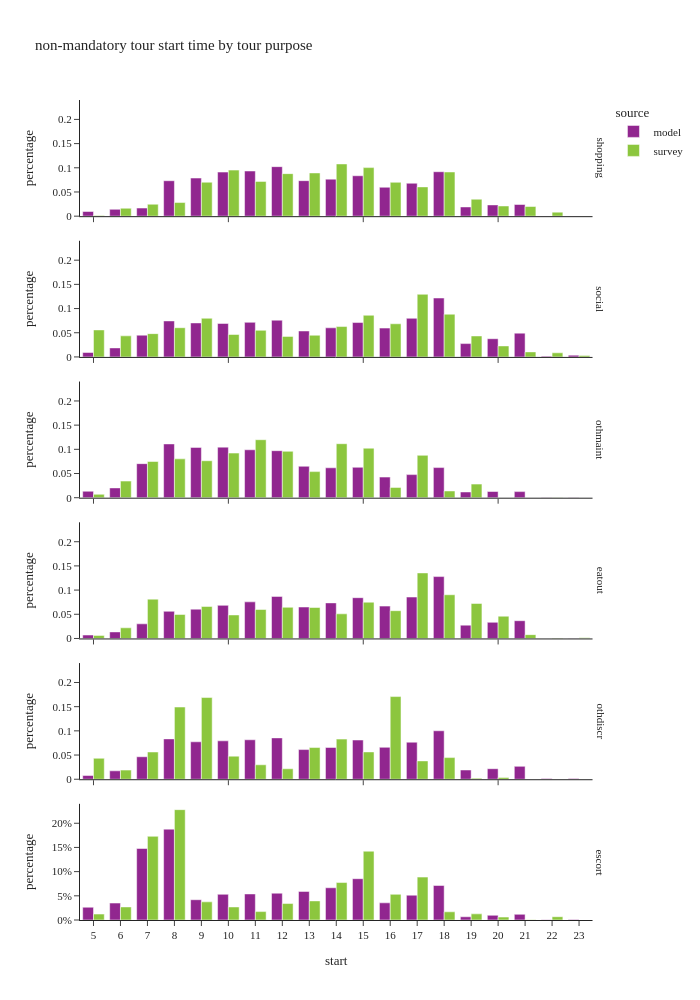

The notebook cell this image was saved under:
### Code cell
df_plot = non_m_tour_data.groupby(['source','tour_type','start'], observed=True)[['tour_weight']].sum().reset_index()
df_plot['percentage'] = df_plot.groupby(['source','tour_type'], group_keys=False)['tour_weight']. \
    apply(lambda x: x / float(x.sum()))

fig = px.bar(df_plot, x="start", y="percentage", color="source",barmode="group",
             facet_row='tour_type',
             title="non-mandatory tour start time by tour purpose")
fig.for_each_annotation(lambda a: a.update(text = a.text.split("=")[-1]))
fig.update_layout(height=1000, width=700, yaxis=dict(tickformat=".0%"), xaxis=dict(dtick="1"))
fig.show()

### Figure 1 — Plotly figure (JSON) as saved in the notebook; plotly's stock layout.template omitted (floating-point values rounded to 4 significant figures)
{"data": [{"alignmentgroup": "True", "hovertemplate": "source=model<br>tour_type=shopping<br>start=%{x}<br>percentage=%{y}<extra></extra>", "legendgroup": "model", "marker": {"color": "#91268F", "pattern": {"shape": ""}}, "name": "model", "offsetgroup": "model", "orientation": "v", "showlegend": true, "textposition": "auto", "type": "bar", "x": [5.0, 6.0, 7.0, 8.0, 9.0, 10.0, 11.0, 12.0, 13.0, 14.0, 15.0, 16.0, 17.0, 18.0, 19.0, 20.0, 21.0, 22.0, 23.0], "xaxis": "x6", "y": [0.00967, 0.01411, 0.01678, 0.07326, 0.07878, 0.09114, 0.09334, 0.1024, 0.0734, 0.07653, 0.08355, 0.05978, 0.06806, 0.09186, 0.01907, 0.02327, 0.02409, 0.0004642, 0.0004515], "yaxis": "y6"}, {"alignmentgroup": "True", "hovertemplate": "source=model<br>tour_type=social<br>start=%{x}<br>percentage=%{y}<extra></extra>", "legendgroup": "model", "marker": {"color": "#91268F", "pattern": {"shape": ""}}, "name": "model", "offsetgroup": "model", "orientation": "v", "showlegend": false, "textposition": "auto", "type": "bar", "x": [5.0, 6.0, 7.0, 8.0, 9.0, 10.0, 11.0, 12.0, 13.0, 14.0, 15.0, 16.0, 17.0, 18.0, 19.0, 20.0, 21.0, 22.0, 23.0], "xaxis": "x5", "y": [0.009209, 0.01863, 0.04496, 0.0744, 0.07029, 0.06921, 0.07152, 0.07597, 0.05366, 0.06016, 0.0711, 0.05963, 0.07984, 0.1218, 0.0276, 0.03764, 0.0492, 0.001538, 0.00365], "yaxis": "y5"}, {"alignmentgroup": "True", "hovertemplate": "source=model<br>tour_type=othmaint<br>start=%{x}<br>percentage=%{y}<extra></extra>", "legendgroup": "model", "marker": {"color": "#91268F", "pattern": {"shape": ""}}, "name": "model", "offsetgroup": "model", "orientation": "v", "showlegend": false, "textposition": "auto", "type": "bar", "x": [5.0, 6.0, 7.0, 8.0, 9.0, 10.0, 11.0, 12.0, 13.0, 14.0, 15.0, 16.0, 17.0, 18.0, 19.0, 20.0, 21.0, 22.0, 23.0], "xaxis": "x4", "y": [0.01331, 0.02024, 0.07041, 0.1112, 0.104, 0.1045, 0.09907, 0.0972, 0.06495, 0.0618, 0.06283, 0.0426, 0.04769, 0.06225, 0.01183, 0.0128, 0.01256, 0.000224, 0.0005074], "yaxis": "y4"}, {"alignmentgroup": "True", "hovertemplate": "source=model<br>tour_type=eatout<br>start=%{x}<br>percentage=%{y}<extra></extra>", "legendgroup": "model", "marker": {"color": "#91268F", "pattern": {"shape": ""}}, "name": "model", "offsetgroup": "model", "orientation": "v", "showlegend": false, "textposition": "auto", "type": "bar", "x": [5.0, 6.0, 7.0, 8.0, 9.0, 10.0, 11.0, 12.0, 13.0, 14.0, 15.0, 16.0, 17.0, 18.0, 19.0, 20.0, 21.0, 22.0, 23.0], "xaxis": "x3", "y": [0.007088, 0.01356, 0.03025, 0.05616, 0.06057, 0.06845, 0.07568, 0.08696, 0.06502, 0.07356, 0.08428, 0.06689, 0.08562, 0.1279, 0.02754, 0.03336, 0.03671, 0.0001518, 0.0002183], "yaxis": "y3"}, {"alignmentgroup": "True", "hovertemplate": "source=model<br>tour_type=othdiscr<br>start=%{x}<br>percentage=%{y}<extra></extra>", "legendgroup": "model", "marker": {"color": "#91268F", "pattern": {"shape": ""}}, "name": "model", "offsetgroup": "model", "orientation": "v", "showlegend": false, "textposition": "auto", "type": "bar", "x": [5.0, 6.0, 7.0, 8.0, 9.0, 10.0, 11.0, 12.0, 13.0, 14.0, 15.0, 16.0, 17.0, 18.0, 19.0, 20.0, 21.0, 22.0, 23.0], "xaxis": "x2", "y": [0.007674, 0.01736, 0.04647, 0.08342, 0.07736, 0.07937, 0.08156, 0.08546, 0.06132, 0.06568, 0.08106, 0.06598, 0.07655, 0.1002, 0.01912, 0.02175, 0.0266, 0.001476, 0.001623], "yaxis": "y2"}, {"alignmentgroup": "True", "hovertemplate": "source=model<br>tour_type=escort<br>start=%{x}<br>percentage=%{y}<extra></extra>", "legendgroup": "model", "marker": {"color": "#91268F", "pattern": {"shape": ""}}, "name": "model", "offsetgroup": "model", "orientation": "v", "showlegend": false, "textposition": "auto", "type": "bar", "x": [5.0, 6.0, 7.0, 8.0, 9.0, 10.0, 11.0, 12.0, 13.0, 14.0, 15.0, 16.0, 17.0, 18.0, 19.0, 20.0, 21.0, 22.0, 23.0], "xaxis": "x", "y": [0.02637, 0.03498, 0.1478, 0.1878, 0.04191, 0.05309, 0.05387, 0.05541, 0.0591, 0.06662, 0.08536, 0.03546, 0.05128, 0.07133, 0.006651, 0.009717, 0.01171, 0.0006022, 0.0009225], "yaxis": "y"}, {"alignmentgroup": "True", "hovertemplate": "source=survey<br>tour_type=shopping<br>start=%{x}<br>percentage=%{y}<extra></extra>", "legendgroup": "survey", "marker": {"color": "#8CC63E", "pattern": {"shape": ""}}, "name": "survey", "offsetgroup": "survey", "orientation": "v", "showlegend": true, "textposition": "auto", "type": "bar", "x": [5.0, 6.0, 7.0, 8.0, 9.0, 10.0, 11.0, 12.0, 13.0, 14.0, 15.0, 16.0, 17.0, 18.0, 19.0, 20.0, 21.0, 22.0, 23.0], "xaxis": "x6", "y": [0.001441, 0.01637, 0.0247, 0.02816, 0.07017, 0.09521, 0.07188, 0.08791, 0.08937, 0.1079, 0.1004, 0.07002, 0.06055, 0.09137, 0.03505, 0.0211, 0.01996, 0.008332, 9.402e-05], "yaxis": "y6"}, {"alignmentgroup": "True", "hovertemplate": "source=survey<br>tour_type=social<br>start=%{x}<br>percentage=%{y}<extra></extra>", "legendgroup": "survey", "marker": {"color": "#8CC63E", "pattern": {"shape": ""}}, "name": "survey", "offsetgroup": "survey", "orientation": "v", "showlegend": false, "textposition": "auto", "type": "bar", "x": [5.0, 6.0, 7.0, 8.0, 9.0, 10.0, 11.0, 12.0, 13.0, 14.0, 15.0, 16.0, 17.0, 18.0, 19.0, 20.0, 21.0, 22.0, 23.0], "xaxis": "x5", "y": [0.05586, 0.04357, 0.04819, 0.06039, 0.0799, 0.0464, 0.05499, 0.04249, 0.04484, 0.06284, 0.08611, 0.06856, 0.1295, 0.08832, 0.04337, 0.0228, 0.01045, 0.008527, 0.002893], "yaxis": "y5"}, {"alignmentgroup": "True", "hovertemplate": "source=survey<br>tour_type=othmaint<br>start=%{x}<br>percentage=%{y}<extra></extra>", "legendgroup": "survey", "marker": {"color": "#8CC63E", "pattern": {"shape": ""}}, "name": "survey", "offsetgroup": "survey", "orientation": "v", "showlegend": false, "textposition": "auto", "type": "bar", "x": [5.0, 6.0, 7.0, 8.0, 9.0, 10.0, 11.0, 12.0, 13.0, 14.0, 15.0, 16.0, 17.0, 18.0, 19.0, 20.0, 21.0, 22.0], "xaxis": "x4", "y": [0.006976, 0.03436, 0.07485, 0.08028, 0.0764, 0.09224, 0.1199, 0.0959, 0.05392, 0.1116, 0.1023, 0.02127, 0.08756, 0.01391, 0.0281, 5.98e-05, 4.783e-05, 0.0003204], "yaxis": "y4"}, {"alignmentgroup": "True", "hovertemplate": "source=survey<br>tour_type=eatout<br>start=%{x}<br>percentage=%{y}<extra></extra>", "legendgroup": "survey", "marker": {"color": "#8CC63E", "pattern": {"shape": ""}}, "name": "survey", "offsetgroup": "survey", "orientation": "v", "showlegend": false, "textposition": "auto", "type": "bar", "x": [5.0, 6.0, 7.0, 8.0, 9.0, 10.0, 11.0, 12.0, 13.0, 14.0, 15.0, 16.0, 17.0, 18.0, 19.0, 20.0, 21.0, 22.0, 23.0], "xaxis": "x3", "y": [0.006356, 0.02202, 0.08129, 0.04959, 0.06612, 0.04862, 0.05988, 0.06443, 0.06402, 0.0509, 0.07499, 0.05742, 0.1355, 0.09035, 0.07234, 0.04602, 0.007905, 0.0007578, 0.001504], "yaxis": "y3"}, {"alignmentgroup": "True", "hovertemplate": "source=survey<br>tour_type=othdiscr<br>start=%{x}<br>percentage=%{y}<extra></extra>", "legendgroup": "survey", "marker": {"color": "#8CC63E", "pattern": {"shape": ""}}, "name": "survey", "offsetgroup": "survey", "orientation": "v", "showlegend": false, "textposition": "auto", "type": "bar", "x": [5.0, 6.0, 7.0, 8.0, 9.0, 10.0, 11.0, 12.0, 13.0, 14.0, 15.0, 16.0, 17.0, 18.0, 19.0, 20.0], "xaxis": "x2", "y": [0.04331, 0.01885, 0.0563, 0.1492, 0.1689, 0.04773, 0.02987, 0.02157, 0.06549, 0.08294, 0.05644, 0.1709, 0.0379, 0.04473, 0.002186, 0.003681], "yaxis": "y2"}, {"alignmentgroup": "True", "hovertemplate": "source=survey<br>tour_type=escort<br>start=%{x}<br>percentage=%{y}<extra></extra>", "legendgroup": "survey", "marker": {"color": "#8CC63E", "pattern": {"shape": ""}}, "name": "survey", "offsetgroup": "survey", "orientation": "v", "showlegend": false, "textposition": "auto", "type": "bar", "x": [5.0, 6.0, 7.0, 8.0, 9.0, 10.0, 11.0, 12.0, 13.0, 14.0, 15.0, 16.0, 17.0, 18.0, 19.0, 20.0, 21.0, 22.0], "xaxis": "x", "y": [0.01227, 0.02703, 0.173, 0.2281, 0.0375, 0.02697, 0.01736, 0.03403, 0.03951, 0.07743, 0.1422, 0.05307, 0.08868, 0.01689, 0.01267, 0.006034, 0.0004322, 0.006784], "yaxis": "y"}], "layout": {"annotations": [{"font": {}, "showarrow": false, "text": "escort", "textangle": 90, "x": 0.98, "xanchor": "left", "xref": "paper", "y": 0.07083, "yanchor": "middle", "yref": "paper"}, {"font": {}, "showarrow": false, "text": "othdiscr", "textangle": 90, "x": 0.98, "xanchor": "left", "xref": "paper", "y": 0.2425, "yanchor": "middle", "yref": "paper"}, {"font": {}, "showarrow": false, "text": "eatout", "textangle": 90, "x": 0.98, "xanchor": "left", "xref": "paper", "y": 0.4142, "yanchor": "middle", "yref": "paper"}, {"font": {}, "showarrow": false, "text": "othmaint", "textangle": 90, "x": 0.98, "xanchor": "left", "xref": "paper", "y": 0.5858, "yanchor": "middle", "yref": "paper"}, {"font": {}, "showarrow": false, "text": "social", "textangle": 90, "x": 0.98, "xanchor": "left", "xref": "paper", "y": 0.7575, "yanchor": "middle", "yref": "paper"}, {"font": {}, "showarrow": false, "text": "shopping", "textangle": 90, "x": 0.98, "xanchor": "left", "xref": "paper", "y": 0.9292, "yanchor": "middle", "yref": "paper"}], "barmode": "group", "height": 1000, "legend": {"title": {"text": "source"}, "tracegroupgap": 0}, "title": {"text": "non-mandatory tour start time by tour purpose"}, "width": 700, "xaxis": {"anchor": "y", "domain": [0.0, 0.98], "dtick": "1", "title": {"text": "start"}}, "xaxis2": {"anchor": "y2", "domain": [0.0, 0.98], "matches": "x", "showticklabels": false}, "xaxis3": {"anchor": "y3", "domain": [0.0, 0.98], "matches": "x", "showticklabels": false}, "xaxis4": {"anchor": "y4", "domain": [0.0, 0.98], "matches": "x", "showticklabels": false}, "xaxis5": {"anchor": "y5", "domain": [0.0, 0.98], "matches": "x", "showticklabels": false}, "xaxis6": {"anchor": "y6", "domain": [0.0, 0.98], "matches": "x", "showticklabels": false}, "yaxis": {"anchor": "x", "domain": [0.0, 0.1417], "tickformat": ".0%", "title": {"text": "percentage"}}, "yaxis2": {"anchor": "x2", "domain": [0.1717, 0.3133], "matches": "y", "title": {"text": "percentage"}}, "yaxis3": {"anchor": "x3", "domain": [0.3433, 0.485], "matches": "y", "title": {"text": "percentage"}}, "yaxis4": {"anchor": "x4", "domain": [0.515, 0.6567], "matches": "y", "title": {"text": "percentage"}}, "yaxis5": {"anchor": "x5", "domain": [0.6867, 0.8283], "matches": "y", "title": {"text": "percentage"}}, "yaxis6": {"anchor": "x6", "domain": [0.8583, 1.0], "matches": "y", "title": {"text": "percentage"}}}}
